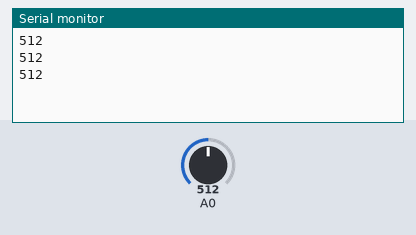
This sketch was run on a simulated Arduino Uno, built with avr-gcc and run on an emulated ATmega328P. On the bench: the last lines printed to the serial monitor. The inputs (shaded band) are chosen by the test bench; at power-on: A0 = 512.

Above: at 1.3 s.
1.4 s: A0 set to 716
At 1.9 s:
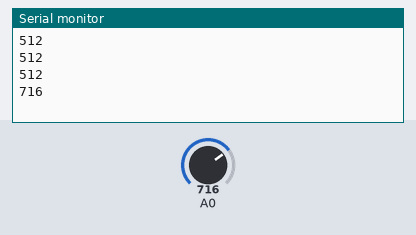
2.9 s: A0 set to 900
At 3.4 s:
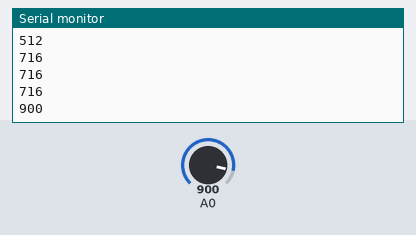
Timing chart, 0 to 5.9 s (numbered marks = the images above; inputs shaded):
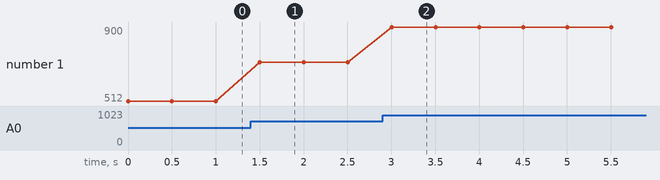

Measured:
- after the input at 1.4 s, the serial monitor: prints a new line after 0.10 s (image 1)
- after the input at 2.9 s, the serial monitor: prints a new line after 0.10 s (image 2)
- plotted number 1: 512 → 716 after the input at 1.4 s, 716 → 900 after the input at 2.9 s

The sketch:

CDS_photocell.ino
```cpp
int cds = A4;
void setup(){
  Serial.begin(9600);
  pinMode(cds,INPUT);
}

void loop(){
  int cds = analogRead(A0);
  Serial.println(cds);
  delay(500);
}
```
